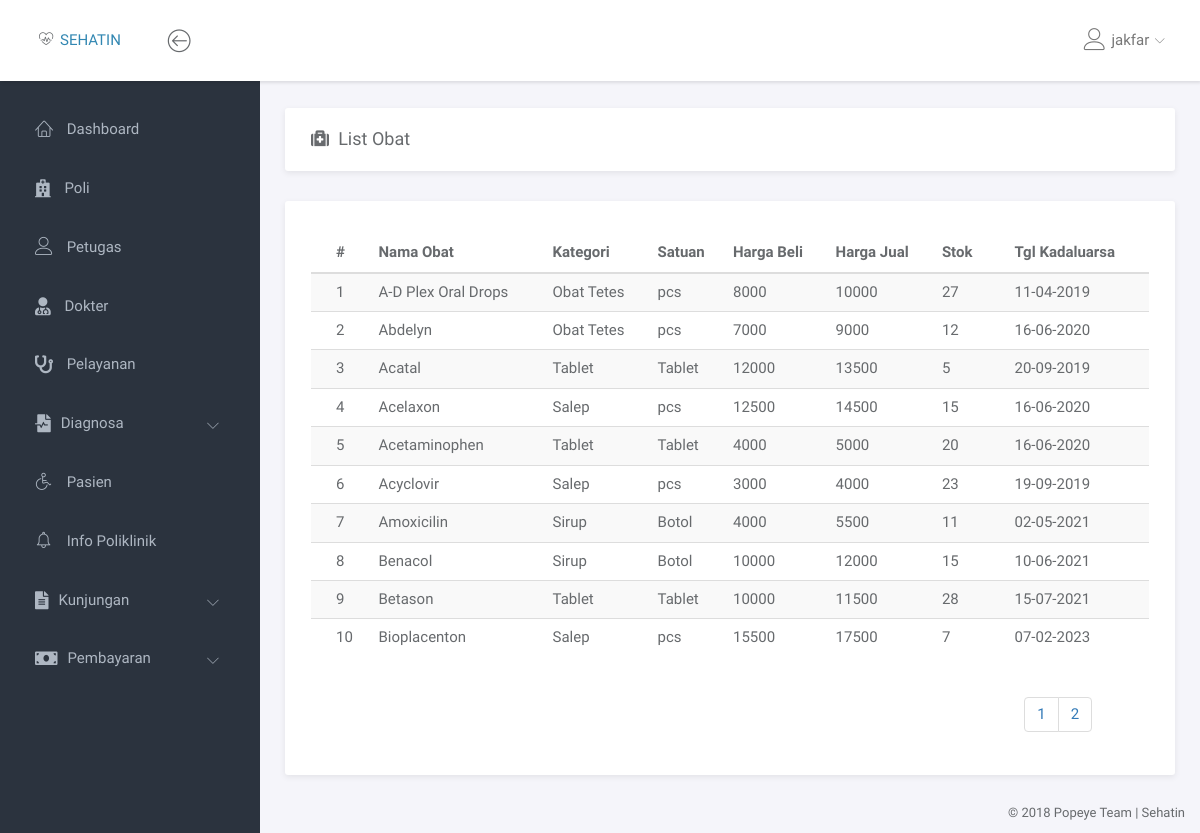
The app's page /obat/data_obat.php (signed in), older data.
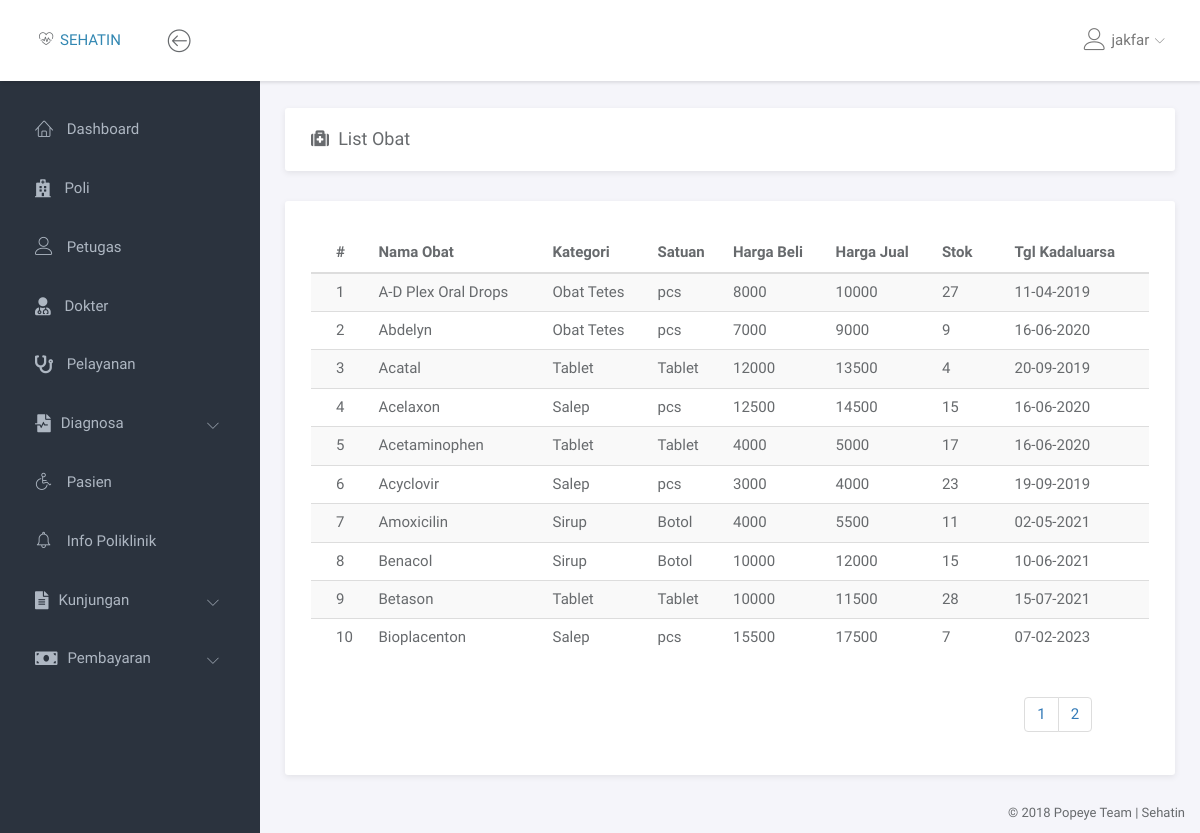
The same page, newer data.
### tables this page shows
CREATE TABLE `obat` (
  `id_obat` int(7) NOT NULL,
  `nm_obat` varchar(50) NOT NULL,
  `id_kategori` tinyint(3) NOT NULL,
  `id_satuan` tinyint(3) NOT NULL,
  `harga_beli` int(7) NOT NULL,
  `harga_jual` int(7) NOT NULL,
  `stok` smallint(5) NOT NULL,
  `tgl_kadaluarsa` date NOT NULL,
  `id_petugas` tinyint(3) NOT NULL
);

CREATE TABLE `kategori_obat` (
  `id_kategori` tinyint(3) NOT NULL,
  `kategori` varchar(30) NOT NULL,
  `status` enum('Aktif','Non Aktif') NOT NULL
);

CREATE TABLE `satuan_obat` (
  `id_satuan` tinyint(3) NOT NULL,
  `satuan` varchar(30) NOT NULL,
  `status` enum('Aktif','Non Aktif') NOT NULL
);

### obat/data_obat.php (the view, shortened to what this page needs)
<!doctype html>
<html lang="en">
<head>
	<link rel="stylesheet" href="../assets/vendor/bootstrap/css/bootstrap.min.css">
	<link rel="stylesheet" href="../assets/vendor/font-awesome/css/font-awesome.min.css">
	<link rel="stylesheet" href="../assets/vendor/linearicons/style.css">
	<link rel="stylesheet" href="../assets/vendor/chartist/css/chartist-custom.css">
	<link rel="stylesheet" href="../assets/css/main.css">
</head>
<body>
	<div id="wrapper">
		<?php
			include '../dashboard/navbar.php';
			include '../dashboard/left_sidebar.php';
		 ?>
     <div class="main">
       <div class="main-content">
         <div class="container-fluid">
              <div class="panel">
                <div class="panel-heading">
                	<h1 class="panel-title"><i class="fa fa-medkit"></i>&ensp;List Obat</h1>
                </div>
							</div>
						<div class="row">
							<div class="col-md-12">
								<div class="panel">
									<br>
                <div class="row">
                  <div class="col-md-12">
                  </div>
                </div>
                <div class="panel-body">
                  <div class="table-responsive">
                    <table class="table table-striped table-hover ">
                      <thead>
                        <tr>
                          <th>#</th>
                          <th>Nama Obat</th>
                          <th>Kategori</th>
                          <th>Satuan</th>
                          <th>Harga Beli</th>
                          <th>Harga Jual</th>
                          <th>Stok</th>
                          <th>Tgl Kadaluarsa</th>
                        </tr>
                      </thead>
					<tbody>
						<?php
							$halaman = 10;
							$page = isset($_GET['halaman']) ? (int)$_GET['halaman'] : 1;
							$mulai = ($page > 1) ? ($page * $halaman) - $halaman : 0;
							$q = "SELECT DISTINCT obat.*, kategori, satuan FROM obat INNER JOIN kategori_obat k ON  obat.id_kategori = k.id_kategori INNER JOIN satuan_obat s ON obat.id_satuan = s.id_satuan ORDER BY obat.nm_obat ASC LIMIT $mulai, $halaman";
							$jml = "SELECT COUNT(*) AS jml_obat FROM obat";
							$r = mysqli_query($con, $jml);
							$result = mysqli_query($con, $q);
							$jml_obat = mysqli_fetch_assoc($r);
							$pages = ceil($jml_obat['jml_obat']/$halaman);
							$no = $mulai + 1;
							$aksi = "";
							foreach ($result as $val) {
								$tgl_kadaluarsa = date("d-m-Y", strtotime($val['tgl_kadaluarsa']));
								echo "<tr>
										<td>$no</td>
										<td>$val[nm_obat]</td>
										<td>$val[kategori]</td>
										<td>$val[satuan]</td>
										<td>$val[harga_beli]</td>
										<td>$val[harga_jual]</td>
										<td>$val[stok]</td>
										<td>$tgl_kadaluarsa</td>
										$aksi
									</tr>";
									$no++;
							}
						?>
						</tbody>
                    </table>
                  </div>
									<div class="col-md-2 col-md-offset-10">
										<ul class="pagination">
											<?php for ($i=1; $i <= $pages; $i++) { ?>
												<li><a href="?halaman=<?php echo $i; ?> " class="<?php echo $i==$_GET['halaman'] ? 'active' : '' ?>"> <?php echo $i; ?></a></li>
												<?php
											} ?>
										</ul>
									</div>
									</div>
                </div>
              </div>
            </div>
          </div>
         </div>
       </div>
     </div>
		 <?php include '../dashboard/footer.php'; ?>
	 </body>
	 </html>

### dashboard/navbar.php (shortened to what this page needs)
<nav class="navbar navbar-default navbar-fixed-top">
	<div class="brand">
		<span class="lnr lnr-heart-pulse"> </span> <a href="dashboard.php">SEHATIN</a>
	</div>
	<div class="container-fluid">
		<div class="navbar-btn">
			<button type="button" class="btn-toggle-fullwidth"><i class="lnr lnr-arrow-left-circle"></i></button>
		</div>
		<div id="navbar-menu">
			<ul class="nav navbar-nav navbar-right">
				<li class="dropdown">
					<a href="#" class="dropdown-toggle" data-toggle="dropdown"><i class="lnr lnr-user"></i> <span> <?php echo $_SESSION['username']; ?> </span> <i class="icon-submenu lnr lnr-chevron-down"></i></a>
				</li>
			</ul>
		</div>
	</div>
</nav>

### dashboard/left_sidebar.php (shortened to what this page needs)
<link rel='stylesheet' href='https://use.fontawesome.com/releases/v5.5.0/css/all.css'>
<?php
	$nav = explode('/', $_SERVER['REQUEST_URI']);
	$nav = $nav[count($nav) - 2];
 ?>
<div id="sidebar-nav" class="sidebar">
	<div class="sidebar-scroll">
		<nav>
			<ul class="nav">
				<?php
					if ($_SESSION['level'] == 'Admin') {?>
						<li><a href="../dashboard/dashboard.php" class="<?php echo ($nav == 'dashboard' ? 'active' : '') ?>"><i class="lnr lnr-home"></i> <span>Dashboard</span></a></li>
						<li><a href="../poli/data_poli.php" class="<?php echo ($nav == "poli" ? 'active' : '') ?>"><i class="fa fa-hospital-o"></i> <span>Poli</span></a></li>
						<li><a href="../petugas/data_petugas.php" class="<?php echo ($nav == "petugas" ? 'active' : '') ?>"><i class="lnr lnr-user"></i> <span>Petugas</span></a></li>
						<li><a href="../dokter/data_dokter.php" class="<?php echo ($nav == "dokter" ? 'active' : '') ?>"><i class="fa fa-user-md"></i> <span>Dokter</span></a></li>
						<li><a href="../pelayanan/data_pelayanan.php" class="<?php echo ($nav == "pelayanan" ? 'active' : '') ?>"><i class="fa fa-stethoscope"></i> <span>Pelayanan</span></a></li>
						<li> <a href="#subPages1" data-toggle="collapse" class="<?php echo $nav == "diagnosa" ? 'active' : '' ?>" > <i class="fas fa-file-medical-alt"></i><span>Diagnosa</span><i class="icon-submenu lnr lnr-chevron-left"></i></a>
						</li>
						<li><a href="../pasien/data_pasien.php" class="<?php echo ($nav == "pasien" ? 'active' : '') ?>"><i class="lnr lnr-wheelchair"></i> <span>Pasien</span></a></li>
						<li><a href="#" class=""><i class="lnr lnr-alarm"></i> <span>Info Poliklinik</span></a></li>
						<li>
							<a href="#subPages2" data-toggle="collapse" class="<?php echo ($nav == "kunjungan" ? 'active' : '') ?>"><i class="	fas fa-file-alt"></i><span>Kunjungan</span><i class="icon-submenu lnr lnr-chevron-left"></i></a>
						</li>
						<li>
							<a href="#subPages3" data-toggle="collapse" class="<?php echo ($nav == "data%20pembayaran" ? 'active' : '') ?>"><i class="fa fa-money"></i><span>Pembayaran</span><i class="icon-submenu lnr lnr-chevron-left"></i></a>
						</li>
				<?php
					}
 				?>
					</ul>
				</nav>
			</div>
		</div>

### dashboard/footer.php
<footer>
			<div class="container-fluid">
				<p class="copyright">&copy; 2018 Popeye Team | Sehatin</p>
			</div>
</footer>

### assets/css/main.css (style rules this page uses)
html { position: relative; min-height: 100%; }
body { background-color: #F3F5F8; font-family: "Source Sans Pro", sans-serif; font-size: 15px; color: #676a6d; }
a { color: #3287B2; }
th { font-weight: 600; }
footer { position: absolute; bottom: 0; right: 0; padding-top: 15px; padding-bottom: 10px; }
.copyright { margin-bottom: 0; text-align: right; font-size: 13px; }
#wrapper .sidebar { -webkit-transition: all 0.3s ease-in-out; -moz-transition: all 0.3s ease-in-out; -ms-transition: all 0.3s ease-in-out; -o-transition: all 0.3s ease-in-out; transition: all 0.3s ease-in-out; width: 260px; height: 100%; float: left; background-color: #2B333E; position: fixed; left: 0; }
#wrapper .main { -webkit-transition: all 0.3s ease-in-out; -moz-transition: all 0.3s ease-in-out; -ms-transition: all 0.3s ease-in-out; -o-transition: all 0.3s ease-in-out; transition: all 0.3s ease-in-out; width: calc(100% - 260px); left: 0; position: relative; float: right; background-color: #f5f5fa; }
#wrapper #sidebar-nav, #wrapper .main { padding-top: 80px; }
.main-content { padding: 28px 10px; }
.navbar-default { -webkit-transition: all 0.3s ease-in-out; -moz-transition: all 0.3s ease-in-out; -ms-transition: all 0.3s ease-in-out; -o-transition: all 0.3s ease-in-out; transition: all 0.3s ease-in-out; -moz-box-shadow: 1px 2px 3px rgba(0, 0, 0, 0.1); -webkit-box-shadow: 1px 2px 3px rgba(0, 0, 0, 0.1); box-shadow: 1px 2px 3px rgba(0, 0, 0, 0.1); -webkit-border-radius: 0; -moz-border-radius: 0; border-radius: 0; padding: 0; margin: 0; border: none; background-color: #fff; }
.navbar-default .brand { float: left; padding: 30px 39px; background-color: #fff; }
.navbar-btn { float: left; padding: 16px 0; }
.navbar-btn button { font-size: 24px; padding: 4px 8px; line-height: .7; border: none; background: none; outline: none; }
.navbar-nav > li > a { padding: 28px 20px; }
.navbar-nav > li > a > i { font-size: 22px; margin-right: 2px; vertical-align: middle; }
.navbar-nav > li > a > i.icon-submenu { margin-left: 2px; margin-right: 0; font-size: 10px; position: relative; top: 2px; }
.navbar-nav > li > a > span { position: relative; top: 2px; }
@media screen and (min-width: 768px) { .navbar-nav.navbar-right { margin-right: 0; } }
.sidebar { z-index: 9; }
.sidebar .nav > li > a { padding: 18px 30px; color: #AEB7C2; border-left: 5px solid transparent; }
.sidebar .nav > li > a[data-toggle="collapse"] .icon-submenu { display: inline-block; vertical-align: middle; *vertical-align: auto; *zoom: 1; *display: inline; -webkit-transition: all 0.2s ease-out; -moz-transition: all 0.2s ease-out; -ms-transition: all 0.2s ease-out; -o-transition: all 0.2s ease-out; transition: all 0.2s ease-out; float: right; position: relative; top: 5px; font-size: 12px; line-height: 1.1; -moz-transform: rotate(-90deg); -ms-transform: rotate(-90deg); -webkit-transform: rotate(-90deg); transform: rotate(-90deg); }
.sidebar .nav i { margin-right: 10px; font-size: 18px; }
.sidebar .nav span { -webkit-transition: all 0.3s ease-in-out; -moz-transition: all 0.3s ease-in-out; -ms-transition: all 0.3s ease-in-out; -o-transition: all 0.3s ease-in-out; transition: all 0.3s ease-in-out; position: relative; top: -2px; }
.panel { -webkit-border-radius: 3px; -moz-border-radius: 3px; border-radius: 3px; -moz-box-shadow: 0 2px 6px rgba(0, 0, 0, 0.08); -webkit-box-shadow: 0 2px 6px rgba(0, 0, 0, 0.08); box-shadow: 0 2px 6px rgba(0, 0, 0, 0.08); background-color: #fff; margin-bottom: 30px; }
.panel .panel-heading, .panel .panel-body, .panel .panel-footer { padding-left: 25px; padding-right: 25px; }
.panel .panel-heading { padding-top: 20px; padding-bottom: 20px; position: relative; }
.panel .panel-heading .panel-title { margin: 0; font-size: 18px; font-weight: 300; }
.panel .panel-body { padding-top: 10px; padding-bottom: 15px; }
.panel .table > thead > tr > td:first-child, .panel .table > thead > tr > th:first-child, .panel .table > tbody > tr > td:first-child, .panel .table > tbody > tr > th:first-child, .panel .table > tfoot > tr > td:first-child, .panel .table > tfoot > tr > th:first-child { padding-left: 25px; }
.panel .table > thead > tr > td:last-child, .panel .table > thead > tr > th:last-child, .panel .table > tbody > tr > td:last-child, .panel .table > tbody > tr > th:last-child, .panel .table > tfoot > tr > td:last-child, .panel .table > tfoot > tr > th:last-child { padding-left: 25px; }

Row changes from the older to the newer data that the page shows:
changed obat "Abdelyn": stok "12" → "9"
changed obat "Acatal": stok "5" → "4"
changed obat "Acetaminophen": stok "20" → "17"
